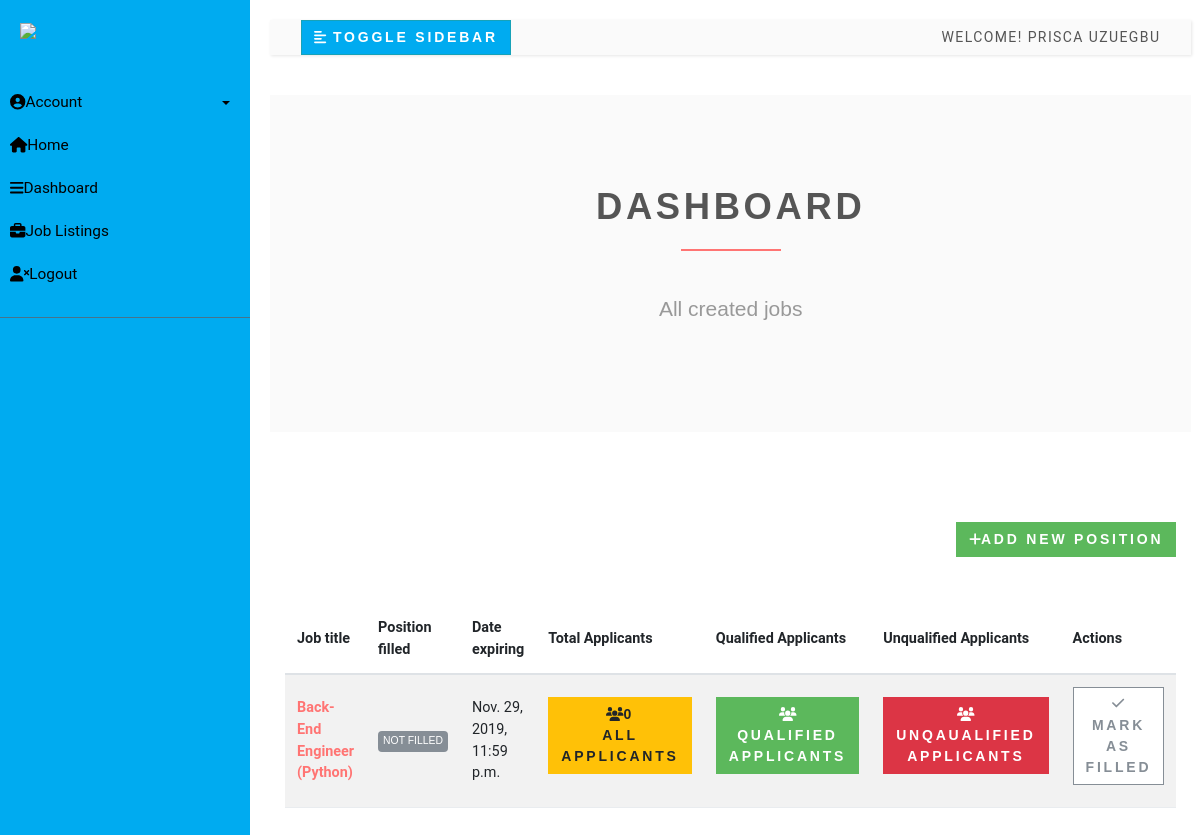
The app's page /employer/dashboard (signed in) with its own data.
### nueoffshore/models.py (models this page shows, shortened)
class Job(models.Model):
    user = models.ForeignKey(User, on_delete=models.CASCADE)
    title = models.CharField(max_length=100)
    location = models.CharField(choices=country_state, max_length=20)
    description = RichTextUploadingField()
    requirement = RichTextUploadingField()
    years_of_experience = models.IntegerField(blank=True, null=True)
    type = models.CharField(choices=JOB_TYPE, max_length=10)
    last_date = models.DateTimeField()
    created_at = models.DateTimeField(default=timezone.now)
    date = models.DateTimeField(default=timezone.now)
    filled = models.BooleanField(default=False)

### nueoffshore/views/employer.py (the view)
# urls.py: path('', DashboardView.as_view(), name='employer-dashboard'),
class DashboardView(ListView):
    model = Job
    template_name = 'dashboard.html'
    context_object_name = 'jobs'
    ordering = ['-date']
    paginate_by = 2
    @method_decorator(login_required(login_url=reverse_lazy('login')))
    def dispatch(self, request, *args, **kwargs):
        return super().dispatch(self.request, *args, **kwargs)
    def get_queryset(self):
        return self.model.objects.filter(user_id=self.request.user.id).order_by('-date')

### nueoffshore/templatetags/is_already_applied.py (called while the page is built)
@register.filter(name='has_group')
def has_group(user, group_name):
    group = Group.objects.get(name=group_name)
    return True if group in user.groups.all() else False

### templates/dashboard.html (shortened to what this page needs)
{% extends 'base.html' %}
{% block content %}
{% include 'sidebar.html' %}
        <section class="bg-light-gray">
        <div class="container">
            <div class="row">
                <div class="col-lg-8 mx-auto">
                    <h1 class="heading text-center">dashboard</h1>
                    <p class="lead text-center">All created jobs</p>
                </div>
            </div>
        </div>
    </section>
        <section>
        <div class="container">
            <div class="row">
                <div class="col-lg-12 text-right mb-5"><a href="{% url 'employer-jobs-create' %}" class="btn btn-success">
                    <i class="fa fa-plus"></i>Add new position</a></div>
                <div class="col-lg-12">
                    <div class="table-responsive">
                        <table class="table table-striped table-hover table-client-dashboard">
                            <thead>
                            <tr>
                                <th>Job title</th>
                                <th>Position filled</th>
                                <th>Date expiring</th>
                                <th>Total Applicants</th>
                                <th>Qualified Applicants</th>
                                <th>Unqualified Applicants</th>
                                <th>Actions</th>
                            </tr>
                            </thead>
                            <tbody>
                            {% for job in jobs %}
                                <tr>
                                    <th><a href="{% url 'job-detail' job.id %}">{{ job.title }}</a>
                                    </th>
                                    <td>
                                        {% if job.filled %}
                                            <span class="badge badge-success">Filled</span>
                                        {% else %}
                                            <span class="badge badge-secondary">Not Filled</span>
                                        {% endif %}
                                    </td>
                                    <td>{{ job.last_date }}</td>
                                    <td>
                                        <a href="{% url 'employer-dashboard-applicants' job.id %}" class="btn btn-warning">
                                            <i class="fa fa-users"></i>{{ job.applicants.count }}
                                            <span class="hidden-xs hidden-sm">All Applicants</span>
                                        </a>
                                    </td>
                                    <td>
                                        <a href="{% url 'employer-dashboard-qualified-applicants' job.id %}" class="btn btn-success">
                                            <i class="fa fa-users"></i>{{ job.qualified.count }}
                                            <span class="hidden-xs hidden-sm">Qualified Applicants</span>
                                        </a>
                                    </td>
                                    <td>
                                        <a href="{% url 'employer-dashboard-unqualified-applicants' job.id %}" class="btn btn-danger">
                                            <i class="fa fa-users"></i>{{ job.unqualified.count }}
                                            <span class="hidden-xs hidden-sm">Unqaualified Applicants</span>
                                        </a>
                                    </td>
                                    <td>
                                        {% if job.filled %}
                                            <a href="{% url 'job-mark-filled' job.id %}"
                                               class="btn btn-outline-white-secondary">
                                                <i class="	fa fa-check-circle"></i>
                                                <span class="hidden-xs hidden-sm">Filled</span>
                                            </a><br>
                                        {% else %}
                                            <a href="{% url 'job-mark-filled' job.id %}" class="btn btn-outline-white-secondary">
                                                <i class="	fa fa-check"></i>
                                                <span class="hidden-xs hidden-sm">Mark as </span>filled
                                            </a><br>
                                        {% endif %}
                                    </td>
                                </tr>
                            {% endfor %}
                            </tbody>
                        </table>
                    </div>
                </div>
            </div>
        </div>
    </section>
    </div>
</div>
{% endblock %}

### templates/base.html (shortened to what this page needs)
{% load static %}
<!DOCTYPE html>
<html lang="en-us">
<head>
    {% load bootstrap4 %}
    <link rel="stylesheet" href="{% static 'css/bootstrap.min.css' %}">
    <link rel="stylesheet" href="{% static 'fontawesome5.4.2/css/fontawesome.min.css' %}">
    <link rel="stylesheet" href="{% static 'fontawesome5.4.2/css/all.css' %}">
    <link rel="stylesheet" href="{% static 'css/style.css' %}">
    <link rel="stylesheet" href="{% static 'css/job.css' %}">
    <link rel="stylesheet" href="{% static 'css/custom.css' %}">
</head>
<body>
{% block content %}
{% endblock %}
</body>
</html>

### templates/sidebar.html (shortened to what this page needs)
{% load static %}
{% load is_already_applied %}
<div class="wrapper">
        <nav id="sidebar">
            <div class="sidebar-header">
                <img style="width: 100%;" src="{% static 'img/logo.svg' %}">
            </div>
            {% if user.is_authenticated %}
            <ul class="list-unstyled components">
                <li class="active">
                     <a href="#pageSubmenu" data-toggle="collapse" aria-expanded="false" class="dropdown-toggle" style="color:black;">
                        <i class="fa fa-user-circle"></i>Account
                     </a>
                </li>
                <li>
                    <a href="{% url 'home' %}" style="color:black;">
                        <i class="fas fa-home"></i>Home
                    </a>
                </li>
                {% if request.user|has_group:"Human Resources" %}
                 <li>
                    <a href="{% url 'employer-dashboard' %}" style="color:black;">
                     <i class="fa fa-bars"></i>Dashboard
                    </a>
                </li>
                {% endif %}
                <li>
                    <a href="{% url 'job-listing' %}" style="color:black;">
                        <i class="fas fa-briefcase"></i>Job Listings
                    </a>
                </li>
                <li>
                    <a href="{% url 'logout' %}" style="color:black";>
                        <i class="fa fa-user-times"></i>Logout
                    </a>
                </li>
            </ul>
            {% endif %}
        </nav>
            <div id="content">
                <nav class="navbar navbar-expand-lg navbar-light bg-light">
                    <div class="container-fluid">
                        <button type="button" id="sidebarCollapse" class="btn btn-info" style="background: #00ABF0;">
                            <i class="fas fa-align-left"></i>
                            <span>Toggle Sidebar</span>
                        </button>
                        <ul class="nav navbar-nav navbar-right">
                            {% if user.is_authenticated %}
                            Welcome! {{ user.first_name }} {{ user.last_name }}
                            {% endif %}
                        </ul>
                    </div>
                </nav>

### static/css/style.css (style rules this page uses)
body { font-family: 'Poppins', sans-serif; font-weight: 200; font-size: 1rem; line-height: 1.7; }
p { font-family: 'Poppins', sans-serif; font-size: 1.1em; font-weight: 300; line-height: 1.7em; color: #999; }
a, a:hover, a:focus { color: inherit; text-decoration: none; transition: all 0.3s; }
.navbar { padding: 15px 10px; background: #fff; border: none; border-radius: 0; margin-bottom: 40px; box-shadow: 1px 1px 3px rgba(0, 0, 0, 0.1); }
i, span { display: inline-block; }
.wrapper { display: flex; align-items: stretch; }
#sidebar { min-width: 250px; max-width: 250px; background: #00ABF0; color: #fff; transition: all 0.3s; }
#sidebar ul li a { text-align: left; }
#sidebar .sidebar-header { padding: 20px; background: #00ABF0; }
#sidebar ul.components { padding: 20px 0; border-bottom: 1px solid #47748b; }
#sidebar ul li a { padding: 10px; font-size: 1.1em; display: block; }
#sidebar ul li.active>a, a[aria-expanded="true"] { color: #fff; background: #00ABF0; }
a[data-toggle="collapse"] { position: relative; }
.dropdown-toggle::after { display: block; position: absolute; top: 50%; right: 20px; transform: translateY(-50%); }
#content { width: 100%; padding: 20px; min-height: 100vh; transition: all 0.3s; }

### static/css/custom.css (style rules this page uses)
html { height:100% }
body { height:100% }
section { position:relative;padding-top:90px;padding-bottom:90px }
button { cursor:pointer }
.heading { text-align:center;margin-bottom:40px }
.heading:after { content:" ";display:block;width:100px;height:2px;margin:20px auto 20px;background:#ff7473 }
a,button { -webkit-transition:all .2s ease-out;transition:all .2s ease-out }
.bg-light-gray { background:#fafafa }
.badge { text-transform:uppercase;font-weight:300;font-family:"Montserrat",Helvetica,Arial,sans-serif;font-size:0.65rem;padding:5px }
.table { font-size:0.9rem }
.table td,.table th { border-top:none;border-bottom:1px solid #e9ecef }
.navbar { text-transform:uppercase;letter-spacing:0.1em;background:#746EA9;padding-top:0 !important;padding-bottom:0 !important }
.table-client-dashboard th,.table-client-dashboard td { vertical-align:middle !important }
.table-client-dashboard .btn { margin-bottom:10px }
.navbar { padding:.5rem 1rem }
.btn { font-weight:700;font-family:"Montserrat",Helvetica,Arial,sans-serif;border:1px solid transparent;text-transform:uppercase;letter-spacing:0.2em;padding:.375rem .75rem;font-size:.875rem;line-height:1.5;border-radius:0;-webkit-transition:background-color 0.15s ease-in-out,border-color 0.15s ease-in-out,-webkit-box-shadow 0.15s ease-in-out;transition:background-color 0.15s ease-in-out,border-color 0.15s ease-in-out,-webkit-box-shadow 0.15s ease-in-out;transition:background-color 0.15s ease-in-out,border-color 0.15s ease-in-out,box-shadow 0.15s ease-in-out;transition:background-color 0.15s ease-in-out,border-color 0.15s ease-in-out,box-shadow 0.15s ease-in-out,-webkit-box-shadow 0.15s ease-in-out }
.btn-success { color:color-yiq(#5cb85c);background-color:#5cb85c;border-color:#5cb85c }
.btn-info { color:color-yiq(#17a2b8);background-color:#17a2b8;border-color:#17a2b8 }
.btn-warning { color:color-yiq(#ffc107);background-color:#ffc107;border-color:#ffc107 }
.btn-danger { color:color-yiq(#dc3545);background-color:#dc3545;border-color:#dc3545 }
.btn-outline-white-secondary { color:#868e96;background-color:#fff;background-image:none;border-color:#868e96 }
body { font-family:"Roboto",Helvetica,Arial,sans-serif;font-size:.875rem;font-weight:400;line-height:1.5;color:#555;background-color:#fff }
a { color:#ff7473;text-decoration:none }
h1,h2,h3,h4,h5,h6,.h1,.h2,.h3,.h4,.box-simple h3,.box-image .name h3,.box-image-text .top .name h3,.box-image-text .top .name h4,.h5,.h6 { margin-bottom:1rem;font-family:"Montserrat",Helvetica,Arial,sans-serif;font-weight:700;line-height:1.2;color:#555;text-transform:uppercase;letter-spacing:0.1em }
h1,.h1 { font-size:2.275rem }
.lead { font-size:1.3125rem;font-weight:300 }
.bg-light { background-color:#fafafa !important }
.badge-secondary { color:color-yiq(#868e96);background-color:#868e96 }

### records on screen
Job: title "Back-End Engineer (Python)", filled "NOT FILLED", last_date "Nov. 29, 2019, 11:59 p.m.", applicants.count "0"

### other values on screen
{{ user.first_name }} "PRISCA"
{{ user.last_name }} "UZUEGBU"
